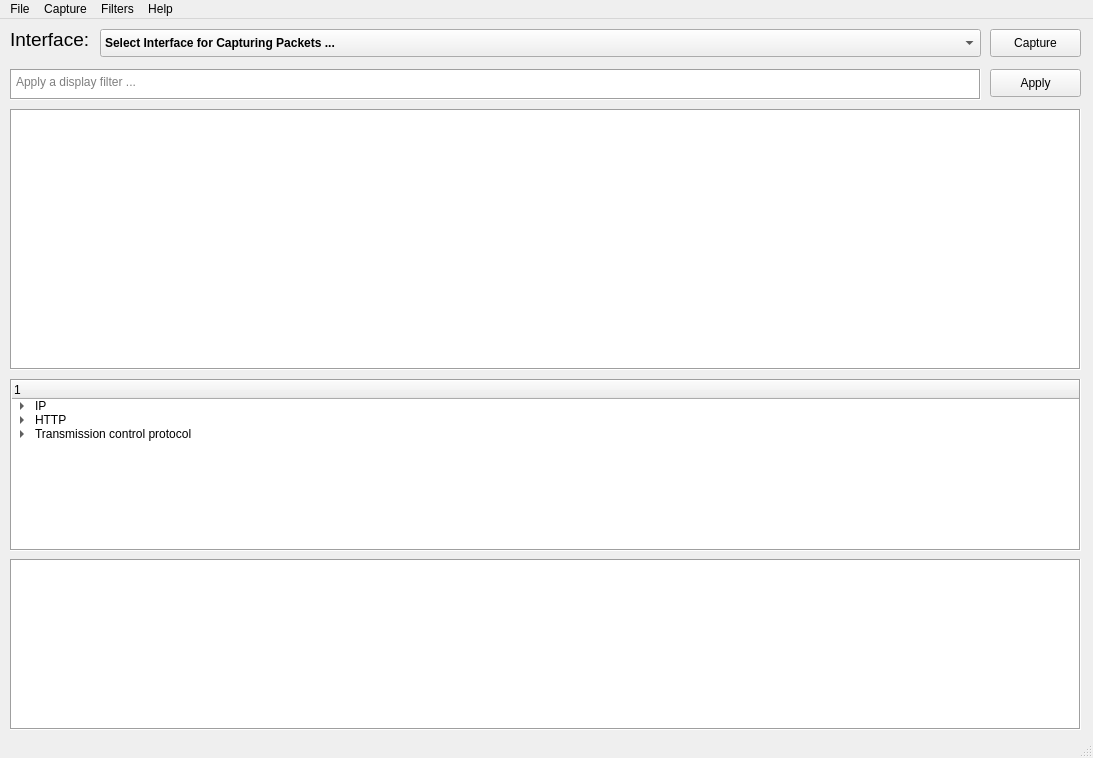
<?xml version="1.0" encoding="UTF-8"?>
<ui version="4.0">
 <class>mainWindow</class>
 <widget class="QMainWindow" name="mainWindow">
  <property name="geometry">
   <rect>
    <x>0</x>
    <y>0</y>
    <width>1093</width>
    <height>758</height>
   </rect>
  </property>
  <property name="windowTitle">
   <string>MainWindow</string>
  </property>
  <widget class="QWidget" name="centralwidget">
   <widget class="QTreeWidget" name="packetInfo">
    <property name="geometry">
     <rect>
      <x>10</x>
      <y>360</y>
      <width>1071</width>
      <height>172</height>
     </rect>
    </property>
    <property name="frameShape">
     <enum>QFrame::Box</enum>
    </property>
    <property name="editTriggers">
     <set>QAbstractItemView::NoEditTriggers</set>
    </property>
    <property name="alternatingRowColors">
     <bool>false</bool>
    </property>
    <column>
     <property name="text">
      <string/>
     </property>
    </column>
    <item>
     <property name="text">
      <string>IP</string>
     </property>
     <item>
      <property name="text">
       <string>New Subitem</string>
      </property>
     </item>
    </item>
    <item>
     <property name="text">
      <string>HTTP</string>
     </property>
     <item>
      <property name="text">
       <string>New Subitem</string>
      </property>
     </item>
    </item>
    <item>
     <property name="text">
      <string>Transmission control protocol</string>
     </property>
     <item>
      <property name="text">
       <string>New Subitem</string>
      </property>
     </item>
    </item>
   </widget>
   <widget class="QTextBrowser" name="packetHex">
    <property name="geometry">
     <rect>
      <x>10</x>
      <y>540</y>
      <width>1071</width>
      <height>171</height>
     </rect>
    </property>
    <property name="frameShape">
     <enum>QFrame::Box</enum>
    </property>
   </widget>
   <widget class="QTableView" name="packetsTable">
    <property name="geometry">
     <rect>
      <x>10</x>
      <y>90</y>
      <width>1071</width>
      <height>261</height>
     </rect>
    </property>
    <property name="frameShape">
     <enum>QFrame::Box</enum>
    </property>
    <property name="editTriggers">
     <set>QAbstractItemView::NoEditTriggers</set>
    </property>
    <property name="alternatingRowColors">
     <bool>true</bool>
    </property>
    <property name="selectionBehavior">
     <enum>QAbstractItemView::SelectRows</enum>
    </property>
   </widget>
   <widget class="QLabel" name="interfaceLabel">
    <property name="geometry">
     <rect>
      <x>10</x>
      <y>10</y>
      <width>81</width>
      <height>21</height>
     </rect>
    </property>
    <property name="font">
     <font>
      <pointsize>14</pointsize>
     </font>
    </property>
    <property name="text">
     <string>Interface:</string>
    </property>
   </widget>
   <widget class="QComboBox" name="interfacesList">
    <property name="enabled">
     <bool>true</bool>
    </property>
    <property name="geometry">
     <rect>
      <x>100</x>
      <y>10</y>
      <width>881</width>
      <height>28</height>
     </rect>
    </property>
    <property name="font">
     <font>
      <weight>75</weight>
      <bold>true</bold>
     </font>
    </property>
    <property name="statusTip">
     <string>Choose Interface for packets capture</string>
    </property>
    <property name="layoutDirection">
     <enum>Qt::LeftToRight</enum>
    </property>
    <property name="autoFillBackground">
     <bool>false</bool>
    </property>
    <property name="currentText">
     <string>Select Interface for Capturing Packets ...</string>
    </property>
    <item>
     <property name="text">
      <string>Select Interface for Capturing Packets ...</string>
     </property>
    </item>
   </widget>
   <widget class="QPushButton" name="captureButton">
    <property name="geometry">
     <rect>
      <x>990</x>
      <y>10</y>
      <width>91</width>
      <height>28</height>
     </rect>
    </property>
    <property name="text">
     <string>Capture</string>
    </property>
   </widget>
   <widget class="QPlainTextEdit" name="filterBox">
    <property name="geometry">
     <rect>
      <x>10</x>
      <y>50</y>
      <width>971</width>
      <height>31</height>
     </rect>
    </property>
    <property name="maximumSize">
     <size>
      <width>1033</width>
      <height>96</height>
     </size>
    </property>
    <property name="frameShape">
     <enum>QFrame::Box</enum>
    </property>
    <property name="placeholderText">
     <string>Apply a display filter ...</string>
    </property>
   </widget>
   <widget class="QPushButton" name="applyButton">
    <property name="geometry">
     <rect>
      <x>990</x>
      <y>50</y>
      <width>91</width>
      <height>28</height>
     </rect>
    </property>
    <property name="focusPolicy">
     <enum>Qt::StrongFocus</enum>
    </property>
    <property name="text">
     <string>Apply</string>
    </property>
   </widget>
  </widget>
  <widget class="QMenuBar" name="menubar">
   <property name="geometry">
    <rect>
     <x>0</x>
     <y>0</y>
     <width>1093</width>
     <height>25</height>
    </rect>
   </property>
   <widget class="QMenu" name="menuFile">
    <property name="title">
     <string>File</string>
    </property>
    <addaction name="actionNew"/>
    <addaction name="actionOpen"/>
    <addaction name="actionSave"/>
    <addaction name="actionExit"/>
   </widget>
   <widget class="QMenu" name="menuCapture">
    <property name="title">
     <string>Capture</string>
    </property>
    <addaction name="actionStart_Capture"/>
    <addaction name="actionStop_Capture"/>
   </widget>
   <widget class="QMenu" name="menuFilters">
    <property name="title">
     <string>Filters</string>
    </property>
    <addaction name="actionUDP"/>
    <addaction name="actionTCP"/>
   </widget>
   <widget class="QMenu" name="menuHelp">
    <property name="title">
     <string>Help</string>
    </property>
    <addaction name="actionDocumentation"/>
    <addaction name="actionAbout"/>
   </widget>
   <addaction name="menuFile"/>
   <addaction name="menuCapture"/>
   <addaction name="menuFilters"/>
   <addaction name="menuHelp"/>
  </widget>
  <widget class="QStatusBar" name="statusbar"/>
  <action name="actionNew">
   <property name="text">
    <string>New</string>
   </property>
  </action>
  <action name="actionOpen">
   <property name="text">
    <string>Open</string>
   </property>
  </action>
  <action name="actionSave">
   <property name="text">
    <string>Save</string>
   </property>
  </action>
  <action name="actionExit">
   <property name="text">
    <string>Exit</string>
   </property>
  </action>
  <action name="actionStart_Capture">
   <property name="text">
    <string>Start Capture</string>
   </property>
  </action>
  <action name="actionStop_Capture">
   <property name="text">
    <string>Stop Capture</string>
   </property>
  </action>
  <action name="actionUDP">
   <property name="checkable">
    <bool>true</bool>
   </property>
   <property name="text">
    <string>UDP</string>
   </property>
  </action>
  <action name="actionTCP">
   <property name="checkable">
    <bool>true</bool>
   </property>
   <property name="text">
    <string>TCP</string>
   </property>
  </action>
  <action name="actionDocumentation">
   <property name="text">
    <string>Documentation</string>
   </property>
  </action>
  <action name="actionAbout">
   <property name="text">
    <string>About</string>
   </property>
  </action>
 </widget>
 <resources/>
 <connections/>
</ui>
